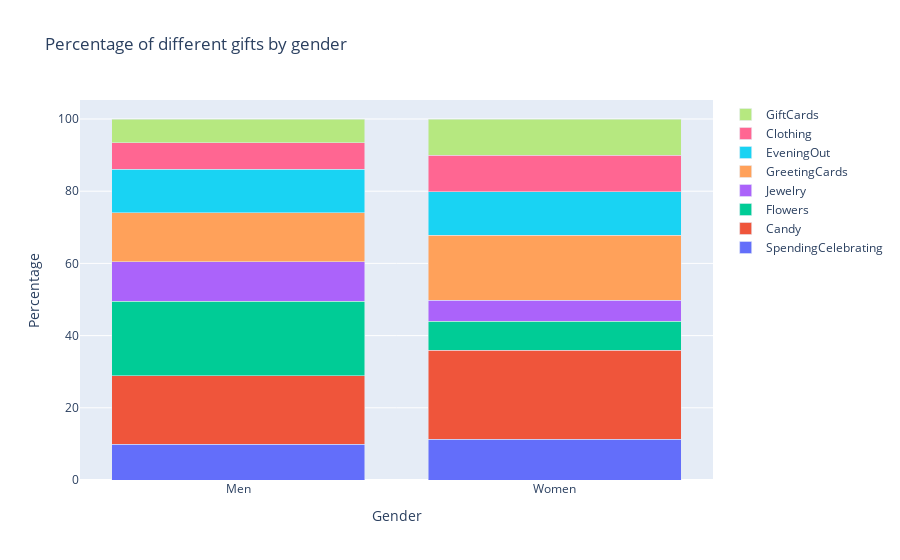

Here is the notebook cell this chart was saved with:
### Markdown cell above
In dieser Analyse wird untersucht, wie sich die Geschenkausgaben für verschiedene Geschenkkategorien zwischen den Geschlechtern verteilen. Die Balkendiagramme visualisieren den prozentualen Anteil der Ausgaben für jede Kategorie, unterteilt nach Geschlecht. Das Verständnis der geschlechtsspezifischen Unterschiede bei den Geschenkausgaben kann Händlern dabei helfen, ihre Marketingstrategien zu optimieren und gezielte Werbekampagnen zu entwickeln, die auf die bestimmten Zielgruppen abzielen.

### Code cell
#Stacked Bar Chart

df = pd.read_csv('gifts_gender.csv')
df_percent = df.set_index('Gender').div(df.set_index('Gender').sum(axis=1), axis=0) * 100

fig = go.Figure()

for column in df_percent.columns:
    fig.add_trace(go.Bar(x=df_percent.index, y=df_percent[column], name=column))

fig.update_layout(
    barmode='stack',
    xaxis=dict(title='Gender'),
    yaxis=dict(title='Percentage'),
    title='Percentage of different gifts by gender'
)

fig.show()

print(df.head())

### Figure 1 — Plotly figure (JSON) as saved in the notebook; plotly's stock layout.template omitted (floating-point values rounded to 4 significant figures)
{"data": [{"name": "SpendingCelebrating", "type": "bar", "x": ["Men", "Women"], "y": [9.89, 11.3]}, {"name": "Candy", "type": "bar", "x": ["Men", "Women"], "y": [19.05, 24.69]}, {"name": "Flowers", "type": "bar", "x": ["Men", "Women"], "y": [20.51, 7.95]}, {"name": "Jewelry", "type": "bar", "x": ["Men", "Women"], "y": [10.99, 5.858]}, {"name": "GreetingCards", "type": "bar", "x": ["Men", "Women"], "y": [13.55, 17.99]}, {"name": "EveningOut", "type": "bar", "x": ["Men", "Women"], "y": [12.09, 12.13]}, {"name": "Clothing", "type": "bar", "x": ["Men", "Women"], "y": [7.326, 10.04]}, {"name": "GiftCards", "type": "bar", "x": ["Men", "Women"], "y": [6.593, 10.04]}], "layout": {"barmode": "stack", "title": {"text": "Percentage of different gifts by gender"}, "xaxis": {"title": {"text": "Gender"}}, "yaxis": {"title": {"text": "Percentage"}}}}
